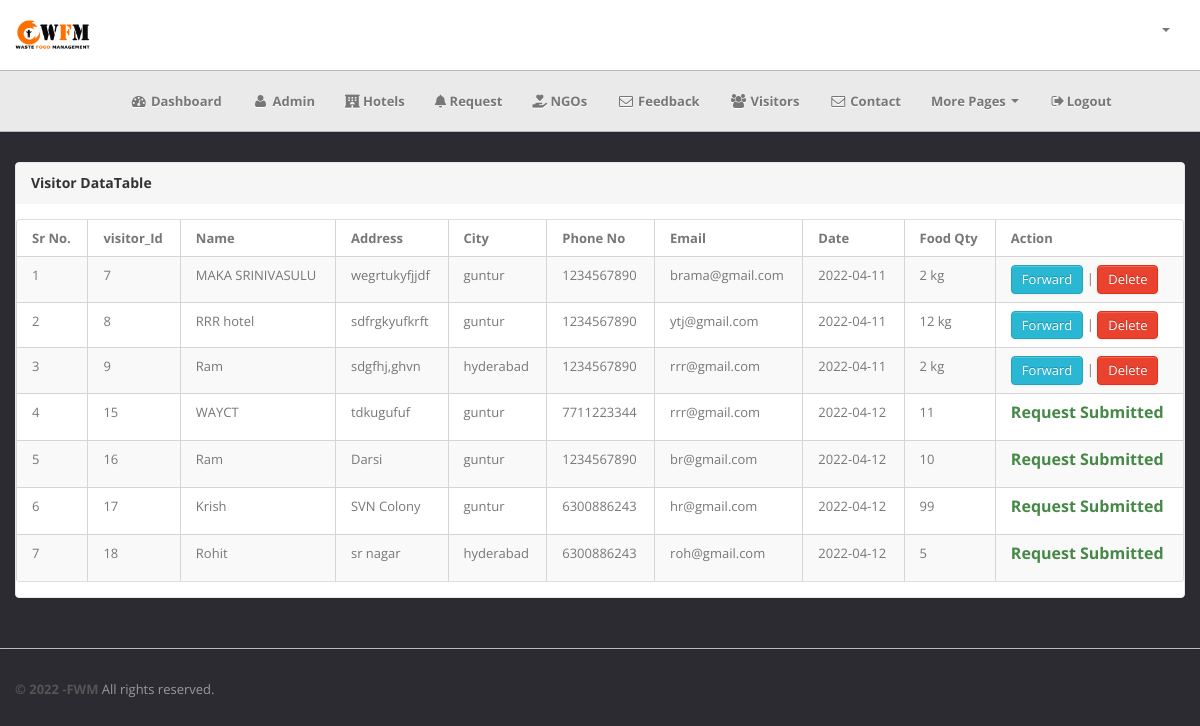
Screenshot of /admin/index.php?page=visitor_list (signed in) with the database file from the repository.
### tables this page shows
CREATE TABLE `visitor` (
  `v_id` int(20) NOT NULL,
  `v_phoneNo` varchar(20) NOT NULL,
  `v_address` varchar(30) NOT NULL,
  `v_city` varchar(30) NOT NULL,
  `v_date` date NOT NULL,
  `v_email` varchar(30) NOT NULL,
  `v_foodqty` varchar(30) NOT NULL,
  `v_foodname` varchar(30) NOT NULL,
  `v_name` varchar(30) NOT NULL
);

### admin/middlepage/visitor_list.php (the view)
<div class="span12">
    <div class="content">
        <div class="module">
            <div class="module-head">
                <h3>Visitor DataTable</h3>
            </div>
            <div class="module-body table">
                <table cellpadding="0" cellspacing="0" border="0" class="datatable-1 table table-bordered table-striped  display"
                    width="100%">
            <thead>
                <tr>
                    <th>Sr No.</th>
                    <th>visitor_Id</th>
                    <th>Name</th>
                    <th>Address</th>
                    <th>City</th>
                    <th>Phone No</th>
                    <th>Email</th>
                    <th>Date</th>
                    <th>Food Qty</th>
                    <th>Action</th>
                </tr>
            </thead>
            <tbody>
                <?php
                $i=1;
                    $sel="SELECT * FROM `visitor`";
                    $qry=mysqli_query($con,$sel);
                    while($row=mysqli_fetch_array($qry)){
                    $sel_visitor="SELECT * FROM `request` WHERE `v_id`='".$row['v_id']."'  ";
                    $qry_visitor=mysqli_query($con,$sel_visitor);
                    $row_visitor=mysqli_fetch_array($qry_visitor);
                ?>
                <tr class="odd gradeX">
                    <td><?php echo $i; ?></td>
                    <td><?php echo $row['v_id'];?></td>
                    <td><?php echo $row['v_name']; ?></td>
                    <td><?php echo $row['v_address']; ?></td>
                    <td><?php echo $row['v_city']; ?></td>
                    <td><?php echo $row['v_phoneNo']; ?></td>
                    <td><?php echo $row['v_email']; ?></td>
                    <td><?php echo $row['v_date']; ?></td>
                    <td><?php echo $row['v_foodqty']; ?></td>
                    <td>
                    <?php if($row_visitor['status']!='accept'){ ?>
                        <a href="index.php?page=ngolist&v_id=<?php echo $row['v_id'];?>" class="btn btn-info">Forward</a>
                        |
                        <a href="index.php?page=visitor_action&action=delete&v_id=<?php echo $row['v_id']; ?>" class="btn btn-danger">Delete</a>
                    </td>
                    <?php }else{?>
                        <h4 class="text-success">Request Submitted</h4>
                    <?php } ?>
                    </tr>
                    <?php $i++; }?>
                </tbody>
              </table>
            </div>
        </div>
    </div>
</div>

### admin/css/theme.css (style rules this page uses)
body { font-size: 13px; font-family: 'Open Sans', Arial, sans-serif; background: #fff; color: #777 }
h1, h2, h3, h4, h5, h6 { color: #333; margin-top: 0 }
h3 { font-size: 20px }
h4 { font-size: 16px }
.module { background: #fff; -webkit-border-radius: 3px; -moz-border-radius: 3px; border-radius: 3px; border: 1px solid #ccc; border-bottom-color: #bbb; -webkit-box-shadow: 0 0 1px rgba(0,0,0,0.2); -moz-box-shadow: 0 0 1px rgba(0,0,0,0.2); box-shadow: 0 0 1px rgba(0,0,0,0.2); margin-bottom: 30px }
.btn, .btn-box { -webkit-border-radius: 3px; -moz-border-radius: 3px; border-radius: 3px }
.btn { font-size: 13px; font-weight: 600 }
.btn { display: inline-block; margin-bottom: 0; font-weight: 400; text-align: center; vertical-align: middle; cursor: pointer; background-image: none; border: 1px solid transparent; white-space: nowrap; padding: 4px 10px; font-size: 13px; line-height: 1.42857; border-radius: 4px; -webkit-user-select: none; -moz-user-select: none; -ms-user-select: none; user-select: none }
.btn-info { color: #fff; background-color: #29b7d3; border-color: #25a4be }
.btn-danger { color: #fff; background-color: #e9422e; border-color: #e52e18 }
.table { margin-bottom: 0 }
.table th, .table td { border-color: #d5d5d5!important }
.table-bordered thead:first-child tr:first-child>th:first-child, .table-bordered tbody:first-child tr:first-child>td:first-child { -webkit-border-top-left-radius: 2px; -moz-border-radius-topleft: 2px; border-top-left-radius: 2px }
.table-bordered thead:first-child tr:first-child>th:last-child, .table-bordered tbody:first-child tr:first-child>td:last-child { -webkit-border-top-right-radius: 2px; -moz-border-radius-topright: 2px; border-top-right-radius: 2px }
.table-bordered thead:last-child tr:last-child>th:first-child, .table-bordered tbody:last-child tr:last-child>td:first-child, .table-bordered tfoot:last-child tr:last-child>td:first-child { -webkit-border-bottom-left-radius: 2px; -moz-border-radius-bottomleft: 2px; border-bottom-left-radius: 2px }
.table-bordered thead:last-child tr:last-child>th:last-child, .table-bordered tbody:last-child tr:last-child>td:last-child, .table-bordered tfoot:last-child tr:last-child>td:last-child { -webkit-border-bottom-right-radius: 2px; -moz-border-radius-bottomright: 2px; border-bottom-right-radius: 2px }
.module { box-shadow: 0 0 3px rgba(0,0,0,.1); border-color: #e9e9e9; margin-bottom: 20px; background-color: #fff; border-radius: 4px; -webkit-box-shadow: 0 1px 1px rgba(0,0,0,.05); box-shadow: 0 1px 1px rgba(0,0,0,.05); }
.module-head { color: #767676; background-color: #f6f6f6; border-color: #e9e9e9; padding: 10px 15px; border-bottom: 1px solid transparent; border-top-right-radius: 3px; border-top-left-radius: 3px; }
.module-head h3 { font-size: 14px; line-height: 20px; height: 20px; margin: 0 }
.module-body { padding: 15px }
.module-body.table { padding: 15px 0 }
.module-body.table .table th, .module-body.table .table td { padding-left: 15px; padding-right: 15px }

### rows the page displays
visitor: v_id "7", v_name "MAKA SRINIVASULU", v_address "wegrtukyfjjdf", v_city "guntur", v_phoneNo "1234567890", v_email "brama@gmail.com", v_date "2022-04-11", v_foodqty "2 kg"
visitor: v_id "8", v_name "RRR hotel", v_address "sdfrgkyufkrft", v_city "guntur", v_phoneNo "1234567890", v_email "ytj@gmail.com", v_date "2022-04-11", v_foodqty "12 kg"
visitor: v_id "9", v_name "Ram", v_address "sdgfhj,ghvn", v_city "hyderabad", v_phoneNo "1234567890", v_email "rrr@gmail.com", v_date "2022-04-11", v_foodqty "2 kg"
visitor: v_id "15", v_name "WAYCT", v_address "tdkugufuf", v_city "guntur", v_phoneNo "7711223344", v_email "rrr@gmail.com", v_date "2022-04-12", v_foodqty "11", shows "Request Submitted"
visitor: v_id "16", v_name "Ram", v_address "Darsi", v_city "guntur", v_phoneNo "1234567890", v_email "br@gmail.com", v_date "2022-04-12", v_foodqty "10", shows "Request Submitted"
visitor: v_id "17", v_name "Krish", v_address "SVN Colony", v_city "guntur", v_phoneNo "6300886243", v_email "hr@gmail.com", v_date "2022-04-12", v_foodqty "99", shows "Request Submitted"
visitor: v_id "18", v_name "Rohit", v_address "sr nagar", v_city "hyderabad", v_phoneNo "6300886243", v_email "roh@gmail.com", v_date "2022-04-12", v_foodqty "5", shows "Request Submitted"
